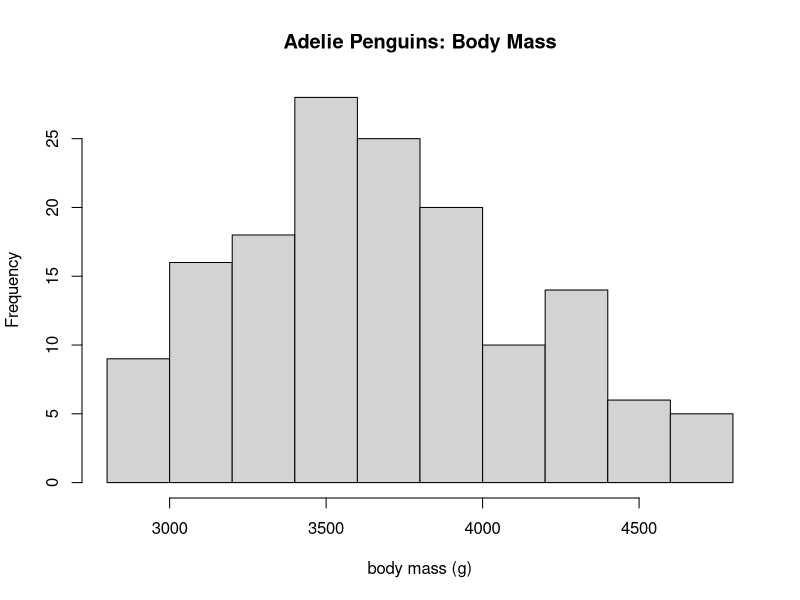
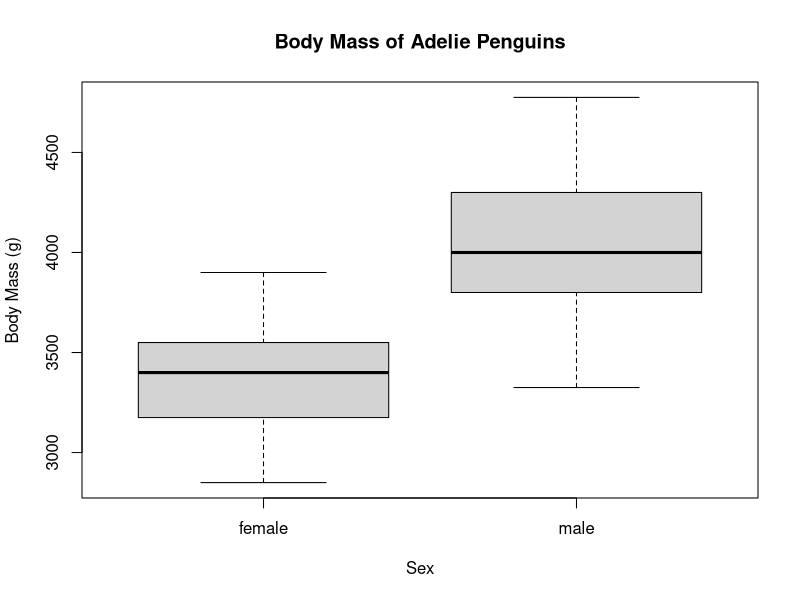

These figures' R source, in order:
require(here)
require(palmerpenguins)

dat_ade <- droplevels(subset(penguins,species == "Adelie"))

hist(dat_ade$body_mass_g, main = "Adelie Penguins: Body Mass", xlab = "body mass (g)")

head(dat_ade)
boxplot(body_mass_g ~ sex, dat = dat_ade, main = "Body Mass of Adelie Penguins", xlab = "Sex", ylab = "Body Mass (g)")

ade_fem <- subset(dat_ade, dat_ade$sex == "female")

t.test(ade_fem$body_mass_g, alternative = "two.sided", mu = 0)

ade_male <- subset(dat_ade, dat_ade$sex == "male")

t.test(ade_male$body_mass_g, alternative = "greater", mu = 4000)

t.test(ade_fem$body_mass_g, ade_male$body_mass_g, alternative = "two.sided")

mean(ade_fem$body_mass_g) - mean(ade_male$body_mass_g)

t.test(ade_male$body_mass_g, ade_fem$body_mass_g, alternative = "greater")

t.test(ade_male$body_mass_g, ade_fem$body_mass_g, alternative = "less")

t.test(body_mass_g ~ sex, dat_ade, alternative = "g")
#wowee